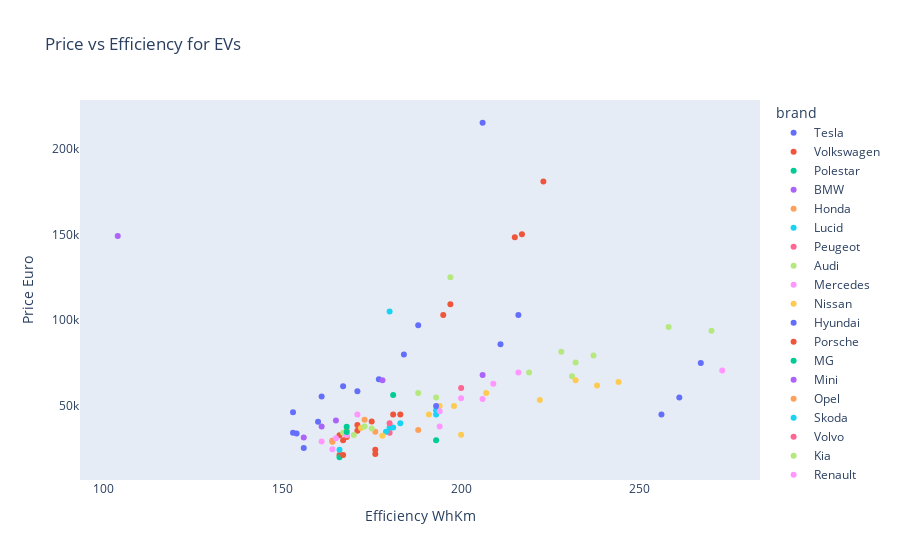

The notebook cell this image was saved under:
### Markdown cell above
### 2c. Scatter plots of price by efficiency and range 

For this analysis, the full dataset is used to understand how price is related to efficiency and range in electric vehicles.

### Code cell
price_efficiency = px.scatter(data_frame=ev, title='Price vs Efficiency for EVs', x='efficiency_whkm', y='price_euro', 
           labels={'price_euro':'Price Euro', 'efficiency_whkm':'Efficiency WhKm'},
           color='brand')

price_efficiency.update_xaxes(showgrid=False)
price_efficiency.update_yaxes(showgrid=False)

### Figure 1 — Plotly figure (JSON) as saved in the notebook; plotly's stock layout.template omitted (floating-point values rounded to 4 significant figures)
{"data": [{"hovertemplate": "brand=Tesla <br>Efficiency WhKm=%{x}<br>Price Euro=%{y}<extra></extra>", "legendgroup": "Tesla ", "marker": {"color": "#636efa", "symbol": "circle"}, "mode": "markers", "name": "Tesla ", "orientation": "v", "showlegend": true, "type": "scatter", "x": [161, 153, 171, 167, 267, 184, 206, 211, 188, 177, 261, 216, 256], "xaxis": "x", "y": [55480, 46380, 58620, 61480, 75000, 79990, 215000, 85990, 96990, 65620, 55000, 102990, 45000], "yaxis": "y"}, {"hovertemplate": "brand=Volkswagen <br>Efficiency WhKm=%{x}<br>Price Euro=%{y}<extra></extra>", "legendgroup": "Volkswagen ", "marker": {"color": "#EF553B", "symbol": "circle"}, "mode": "markers", "name": "Volkswagen ", "orientation": "v", "showlegend": true, "type": "scatter", "x": [167, 168, 175, 166, 183, 166, 171, 171], "xaxis": "x", "y": [30000, 31900, 40936, 21421, 45000, 33000, 38987, 35575], "yaxis": "y"}, {"hovertemplate": "brand=Polestar <br>Efficiency WhKm=%{x}<br>Price Euro=%{y}<extra></extra>", "legendgroup": "Polestar ", "marker": {"color": "#00cc96", "symbol": "circle"}, "mode": "markers", "name": "Polestar ", "orientation": "v", "showlegend": true, "type": "scatter", "x": [181], "xaxis": "x", "y": [56440], "yaxis": "y"}, {"hovertemplate": "brand=BMW <br>Efficiency WhKm=%{x}<br>Price Euro=%{y}<extra></extra>", "legendgroup": "BMW ", "marker": {"color": "#ab63fa", "symbol": "circle"}, "mode": "markers", "name": "BMW ", "orientation": "v", "showlegend": true, "type": "scatter", "x": [206, 178, 161, 165], "xaxis": "x", "y": [68040, 65000, 38017, 41526], "yaxis": "y"}, {"hovertemplate": "brand=Honda <br>Efficiency WhKm=%{x}<br>Price Euro=%{y}<extra></extra>", "legendgroup": "Honda ", "marker": {"color": "#FFA15A", "symbol": "circle"}, "mode": "markers", "name": "Honda ", "orientation": "v", "showlegend": true, "type": "scatter", "x": [168, 168], "xaxis": "x", "y": [32997, 35921], "yaxis": "y"}, {"hovertemplate": "brand=Lucid <br>Efficiency WhKm=%{x}<br>Price Euro=%{y}<extra></extra>", "legendgroup": "Lucid ", "marker": {"color": "#19d3f3", "symbol": "circle"}, "mode": "markers", "name": "Lucid ", "orientation": "v", "showlegend": true, "type": "scatter", "x": [180], "xaxis": "x", "y": [105000], "yaxis": "y"}, {"hovertemplate": "brand=Peugeot <br>Efficiency WhKm=%{x}<br>Price Euro=%{y}<extra></extra>", "legendgroup": "Peugeot ", "marker": {"color": "#FF6692", "symbol": "circle"}, "mode": "markers", "name": "Peugeot ", "orientation": "v", "showlegend": true, "type": "scatter", "x": [164, 180], "xaxis": "x", "y": [29682, 34361], "yaxis": "y"}, {"hovertemplate": "brand=Audi <br>Efficiency WhKm=%{x}<br>Price Euro=%{y}<extra></extra>", "legendgroup": "Audi ", "marker": {"color": "#B6E880", "symbol": "circle"}, "mode": "markers", "name": "Audi ", "orientation": "v", "showlegend": true, "type": "scatter", "x": [193, 197, 231, 228, 237, 188, 219, 270, 258], "xaxis": "x", "y": [55000, 125000, 67358, 81639, 79445, 57500, 69551, 93800, 96050], "yaxis": "y"}, {"hovertemplate": "brand=Mercedes <br>Efficiency WhKm=%{x}<br>Price Euro=%{y}<extra></extra>", "legendgroup": "Mercedes ", "marker": {"color": "#FF97FF", "symbol": "circle"}, "mode": "markers", "name": "Mercedes ", "orientation": "v", "showlegend": true, "type": "scatter", "x": [216, 171, 273], "xaxis": "x", "y": [69484, 45000, 70631], "yaxis": "y"}, {"hovertemplate": "brand=Nissan <br>Efficiency WhKm=%{x}<br>Price Euro=%{y}<extra></extra>", "legendgroup": "Nissan ", "marker": {"color": "#FECB52", "symbol": "circle"}, "mode": "markers", "name": "Nissan ", "orientation": "v", "showlegend": true, "type": "scatter", "x": [164, 172, 198, 200, 207, 191, 194, 232], "xaxis": "x", "y": [29234, 37237, 50000, 33246, 57500, 45000, 50000, 65000], "yaxis": "y"}, {"hovertemplate": "brand=Hyundai <br>Efficiency WhKm=%{x}<br>Price Euro=%{y}<extra></extra>", "legendgroup": "Hyundai ", "marker": {"color": "#636efa", "symbol": "circle"}, "mode": "markers", "name": "Hyundai ", "orientation": "v", "showlegend": true, "type": "scatter", "x": [160, 153, 154], "xaxis": "x", "y": [40795, 34459, 33971], "yaxis": "y"}, {"hovertemplate": "brand=Porsche <br>Efficiency WhKm=%{x}<br>Price Euro=%{y}<extra></extra>", "legendgroup": "Porsche ", "marker": {"color": "#EF553B", "symbol": "circle"}, "mode": "markers", "name": "Porsche ", "orientation": "v", "showlegend": true, "type": "scatter", "x": [223, 195, 197, 217, 215], "xaxis": "x", "y": [180781, 102945, 109302, 150000, 148301], "yaxis": "y"}, {"hovertemplate": "brand=MG <br>Efficiency WhKm=%{x}<br>Price Euro=%{y}<extra></extra>", "legendgroup": "MG ", "marker": {"color": "#00cc96", "symbol": "circle"}, "mode": "markers", "name": "MG ", "orientation": "v", "showlegend": true, "type": "scatter", "x": [193], "xaxis": "x", "y": [30000], "yaxis": "y"}, {"hovertemplate": "brand=Mini <br>Efficiency WhKm=%{x}<br>Price Euro=%{y}<extra></extra>", "legendgroup": "Mini ", "marker": {"color": "#ab63fa", "symbol": "circle"}, "mode": "markers", "name": "Mini ", "orientation": "v", "showlegend": true, "type": "scatter", "x": [156], "xaxis": "x", "y": [31681], "yaxis": "y"}, {"hovertemplate": "brand=Opel <br>Efficiency WhKm=%{x}<br>Price Euro=%{y}<extra></extra>", "legendgroup": "Opel ", "marker": {"color": "#FFA15A", "symbol": "circle"}, "mode": "markers", "name": "Opel ", "orientation": "v", "showlegend": true, "type": "scatter", "x": [164, 173, 176], "xaxis": "x", "y": [29146, 41906, 35000], "yaxis": "y"}, {"hovertemplate": "brand=Skoda <br>Efficiency WhKm=%{x}<br>Price Euro=%{y}<extra></extra>", "legendgroup": "Skoda ", "marker": {"color": "#19d3f3", "symbol": "circle"}, "mode": "markers", "name": "Skoda ", "orientation": "v", "showlegend": true, "type": "scatter", "x": [179, 166, 183, 193, 193, 181], "xaxis": "x", "y": [35000, 24534, 40000, 45000, 47500, 37500], "yaxis": "y"}, {"hovertemplate": "brand=Volvo <br>Efficiency WhKm=%{x}<br>Price Euro=%{y}<extra></extra>", "legendgroup": "Volvo ", "marker": {"color": "#FF6692", "symbol": "circle"}, "mode": "markers", "name": "Volvo ", "orientation": "v", "showlegend": true, "type": "scatter", "x": [200], "xaxis": "x", "y": [60437], "yaxis": "y"}, {"hovertemplate": "brand=Kia <br>Efficiency WhKm=%{x}<br>Price Euro=%{y}<extra></extra>", "legendgroup": "Kia ", "marker": {"color": "#B6E880", "symbol": "circle"}, "mode": "markers", "name": "Kia ", "orientation": "v", "showlegend": true, "type": "scatter", "x": [173, 175, 167, 170], "xaxis": "x", "y": [38105, 36837, 34400, 33133], "yaxis": "y"}, {"hovertemplate": "brand=Renault <br>Efficiency WhKm=%{x}<br>Price Euro=%{y}<extra></extra>", "legendgroup": "Renault ", "marker": {"color": "#FF97FF", "symbol": "circle"}, "mode": "markers", "name": "Renault ", "orientation": "v", "showlegend": true, "type": "scatter", "x": [165, 168, 164, 161, 194], "xaxis": "x", "y": [31184, 33133, 24790, 29234, 38000], "yaxis": "y"}, {"hovertemplate": "brand=Mazda <br>Efficiency WhKm=%{x}<br>Price Euro=%{y}<extra></extra>", "legendgroup": "Mazda ", "marker": {"color": "#FECB52", "symbol": "circle"}, "mode": "markers", "name": "Mazda ", "orientation": "v", "showlegend": true, "type": "scatter", "x": [178], "xaxis": "x", "y": [32646], "yaxis": "y"}, {"hovertemplate": "brand=Lexus <br>Efficiency WhKm=%{x}<br>Price Euro=%{y}<extra></extra>", "legendgroup": "Lexus ", "marker": {"color": "#636efa", "symbol": "circle"}, "mode": "markers", "name": "Lexus ", "orientation": "v", "showlegend": true, "type": "scatter", "x": [193], "xaxis": "x", "y": [50000], "yaxis": "y"}, {"hovertemplate": "brand=CUPRA <br>Efficiency WhKm=%{x}<br>Price Euro=%{y}<extra></extra>", "legendgroup": "CUPRA ", "marker": {"color": "#EF553B", "symbol": "circle"}, "mode": "markers", "name": "CUPRA ", "orientation": "v", "showlegend": true, "type": "scatter", "x": [181], "xaxis": "x", "y": [45000], "yaxis": "y"}, {"hovertemplate": "brand=SEAT <br>Efficiency WhKm=%{x}<br>Price Euro=%{y}<extra></extra>", "legendgroup": "SEAT ", "marker": {"color": "#00cc96", "symbol": "circle"}, "mode": "markers", "name": "SEAT ", "orientation": "v", "showlegend": true, "type": "scatter", "x": [166], "xaxis": "x", "y": [20129], "yaxis": "y"}, {"hovertemplate": "brand=Lightyear <br>Efficiency WhKm=%{x}<br>Price Euro=%{y}<extra></extra>", "legendgroup": "Lightyear ", "marker": {"color": "#ab63fa", "symbol": "circle"}, "mode": "markers", "name": "Lightyear ", "orientation": "v", "showlegend": true, "type": "scatter", "x": [104], "xaxis": "x", "y": [149000], "yaxis": "y"}, {"hovertemplate": "brand=Aiways <br>Efficiency WhKm=%{x}<br>Price Euro=%{y}<extra></extra>", "legendgroup": "Aiways ", "marker": {"color": "#FFA15A", "symbol": "circle"}, "mode": "markers", "name": "Aiways ", "orientation": "v", "showlegend": true, "type": "scatter", "x": [188], "xaxis": "x", "y": [36057], "yaxis": "y"}, {"hovertemplate": "brand=DS <br>Efficiency WhKm=%{x}<br>Price Euro=%{y}<extra></extra>", "legendgroup": "DS ", "marker": {"color": "#19d3f3", "symbol": "circle"}, "mode": "markers", "name": "DS ", "orientation": "v", "showlegend": true, "type": "scatter", "x": [180], "xaxis": "x", "y": [37422], "yaxis": "y"}, {"hovertemplate": "brand=Citroen <br>Efficiency WhKm=%{x}<br>Price Euro=%{y}<extra></extra>", "legendgroup": "Citroen ", "marker": {"color": "#FF6692", "symbol": "circle"}, "mode": "markers", "name": "Citroen ", "orientation": "v", "showlegend": true, "type": "scatter", "x": [180], "xaxis": "x", "y": [40000], "yaxis": "y"}, {"hovertemplate": "brand=Jaguar <br>Efficiency WhKm=%{x}<br>Price Euro=%{y}<extra></extra>", "legendgroup": "Jaguar ", "marker": {"color": "#B6E880", "symbol": "circle"}, "mode": "markers", "name": "Jaguar ", "orientation": "v", "showlegend": true, "type": "scatter", "x": [232], "xaxis": "x", "y": [75351], "yaxis": "y"}, {"hovertemplate": "brand=Ford <br>Efficiency WhKm=%{x}<br>Price Euro=%{y}<extra></extra>", "legendgroup": "Ford ", "marker": {"color": "#FF97FF", "symbol": "circle"}, "mode": "markers", "name": "Ford ", "orientation": "v", "showlegend": true, "type": "scatter", "x": [200, 209, 206, 194], "xaxis": "x", "y": [54475, 62900, 54000, 46900], "yaxis": "y"}, {"hovertemplate": "brand=Byton <br>Efficiency WhKm=%{x}<br>Price Euro=%{y}<extra></extra>", "legendgroup": "Byton ", "marker": {"color": "#FECB52", "symbol": "circle"}, "mode": "markers", "name": "Byton ", "orientation": "v", "showlegend": true, "type": "scatter", "x": [244, 222, 238], "xaxis": "x", "y": [64000, 53500, 62000], "yaxis": "y"}, {"hovertemplate": "brand=Sono <br>Efficiency WhKm=%{x}<br>Price Euro=%{y}<extra></extra>", "legendgroup": "Sono ", "marker": {"color": "#636efa", "symbol": "circle"}, "mode": "markers", "name": "Sono ", "orientation": "v", "showlegend": true, "type": "scatter", "x": [156], "xaxis": "x", "y": [25500], "yaxis": "y"}, {"hovertemplate": "brand=Smart <br>Efficiency WhKm=%{x}<br>Price Euro=%{y}<extra></extra>", "legendgroup": "Smart ", "marker": {"color": "#EF553B", "symbol": "circle"}, "mode": "markers", "name": "Smart ", "orientation": "v", "showlegend": true, "type": "scatter", "x": [176, 167, 176], "xaxis": "x", "y": [22030, 21387, 24565], "yaxis": "y"}, {"hovertemplate": "brand=Fiat <br>Efficiency WhKm=%{x}<br>Price Euro=%{y}<extra></extra>", "legendgroup": "Fiat ", "marker": {"color": "#00cc96", "symbol": "circle"}, "mode": "markers", "name": "Fiat ", "orientation": "v", "showlegend": true, "type": "scatter", "x": [168, 168], "xaxis": "x", "y": [34900, 37900], "yaxis": "y"}], "layout": {"legend": {"title": {"text": "brand"}, "tracegroupgap": 0}, "title": {"text": "Price vs Efficiency for EVs"}, "xaxis": {"anchor": "y", "domain": [0, 1], "showgrid": false, "title": {"text": "Efficiency WhKm"}}, "yaxis": {"anchor": "x", "domain": [0, 1], "showgrid": false, "title": {"text": "Price Euro"}}}}
